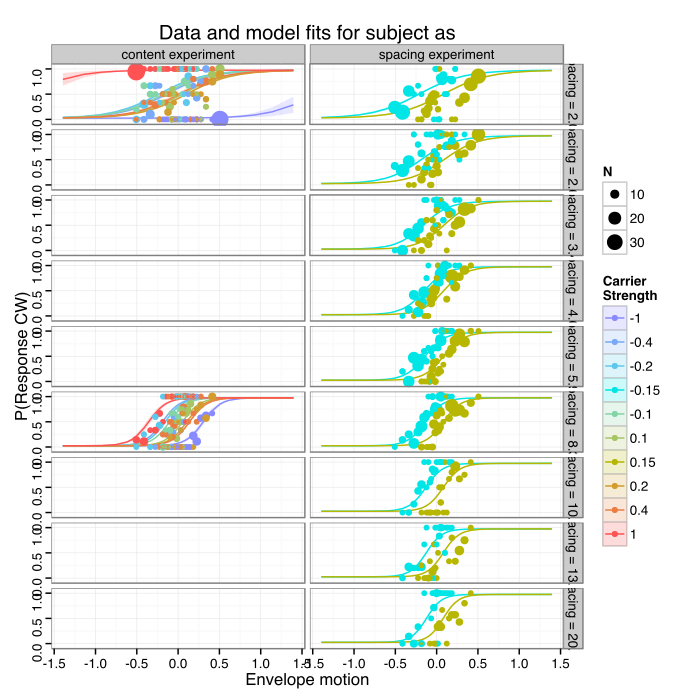

Source code (R):
suppressPackageStartupMessages({
  library(plyr)
  library(ggplot2)
  library(vadr)
  library(psyphy)
  library(gnm)
  library(grid)
})

theme_set(theme_bw())
use_unicode=TRUE
source("scales.R")
source("library.R")
#suppressMessages(loadfonts())
#quartz.options(family="MS Gothic")
#pdf.options(family="MS Gothic")

match_df <- function(...) suppressMessages(plyr::match_df(...))
seq_range <- function(range, ...) seq(from=range[[1]], to=range[[2]], ...)
`%++%` <- paste0
splits <- c("subject", "content", "exp_type", "target_number_all",
            "target_number_shown", "spacing", "eccentricity", "bias")

makePredictions <-
  function(model, data=model$data,
           splits=c("subject", "content", "exp_type", "target_number_all",
             "target_number_shown", "spacing", "eccentricity", "bias"),
           ordinate = "displacement",
           ordinate.values = sample.displacement,
           fold=FALSE
           ) {
    r <- range(data[ordinate])
    if(fold) data <- refold(data, TRUE)
    sampling <- merge(unique(data[splits %-% ordinate]),
                      quickdf(structure(list(ordinate.values),
                                        names=ordinate)),
                      by.x=c(), by.y=c())
    #chunk up predictions... gnm has some O(n^2) memory usage bullshit going on
    #with making predictions on binary data, so predict 1000 trials at a time
    #(tested faster than 500 or 2000)
    pred <- lapply(
      # if folding we need to average left-fold and right-fold trials
      if (fold) list(sampling, fold_trials(sampling, TRUE)) else list(sampling),
      function(sampling) {
        sampling <- recast_data(sampling)
        .nrow <- nrow(sampling); .chunksize <- 1000
        sampling <- mutate(sampling, .chunk=floor(seq_len(.nrow)/.chunksize))
        ddply(sampling, ".chunk",
              function(chunk) {
                pred <- predict(model, newdata=chunk,
                                type="response", se.fit=TRUE)
                cbind(chunk, pred[1:2])
              })
      })
    out <- pred[[1]]
    if(fold) {
      out$fit <- (pred[[1]]$fit + (1-pred[[2]]$fit))/2
      out$se.fit <- (pred[[1]]$se.fit + pred[[2]]$se.fit)/sqrt(2)
      out
    } else out
  }

plotPredictions <- function(...) {
  predictions = makePredictions(...)
  prediction_layer(predictions)
}

#perhaps make this go using predict_from_model.df
plot_fit <- function(model, subject=model$data$subject[1],
                     style=c("bubble", "binned"), fold=FALSE, data=model$data, ...) {
  style <- match.arg(style)
  subdata <- match_df(data,
                      data.frame(subject=subject, stringsAsFactors=FALSE),
                      on="subject")
  switch(style, bubble = {
    plotdata <- mkrates(refold(subdata, fold=fold))
  }, binned = {
    plotdata <- bin_along_resid(model, subdata,
                                "response", splits, "displacement", fold=fold)
  })
  print((ggplot(plotdata)
         + displacement_scale
         + proportion_scale
         + content_color_scale
         + facet_spacing_experiment
         + plotPredictions(model, data=data, fold=fold, ...)
         + geom_point()
         + (switch(style, bubble=balloon, binned=geom_point()))
         + labs(title = "Data and model fits for subject " %++% subject)
         ))
}

#Our model has one term nonlinear in the spacing-dependent
#sensitivity to displacement and to direction content.
#This defines the response to displacement.
displacementTerm <<- (nonlinearTerm(cs, beta_dx)(spacing, displacement)
                      ((2 - 2/(1+exp(-cs/spacing))) * beta_dx * displacement))

infile <- "data.Rdata"
grid <- "motion_energy.csv"
outfile <- "slopeModel.RData"
plot <- "slopeModel.pdf"

main <- function(infile = "data.RData", grid = "motion_energy.csv",
                 outfile = "slopeModel.RData", plot="slopeModel.pdf") {

  load(infile, envir = e <- new.env())
  motion.energy <- add_energies(read.csv(grid))

  bind[sample.displacement, sample.content, sample.spacing] <- (
    chain(motion.energy, subset(grid==TRUE),
          mutate(spacing=target_number_all * 2*pi/eccentricity),
          .[c("displacement", "content", "spacing")],
          lapply(unique), lapply(sort)))
  sample.displacement <<- sample.displacement
  sample.content <<- sample.content
  sample.spacing <<- sample.spacing

  #use only subjects whose number of trials exceed 2000
  chain(e$data
        , subset(exp_type %in% c("spacing", "content"))
        , do.rename(folding=FALSE)
        , mutate(bias=1)
        , match_df(., subset(count(., "subject"), freq>2000), on="subject")
        # , attach_motion_energy(motion.energy)
        # mutate the displacement to avoid wagon wheel (this will need done anyway)
        , mutate(data, displacement=wrap(displacement, spacing))
        ) -> data

  #count trials in each condition. While keeping motion energy
  #information, this kills speed. Might do binning instead.
  rates <- mkrates(data)

  formula <- (  cbind(n_cw, n_ccw)
              ~ displacementTerm(spacing, displacement,
                                 start=c(cs=4, beta_dx=14))
              + content
              + I(content*abs(content))
              + I(1/spacing):content
              + bias - 1 #"bias" set to 0 to predict folded data (but a
              # better way to predict folded data is to predict both
              # directions then average)
              )
  family <- binomial(link=logit.2asym(g=0.025, lam=0.025))

  #fit models to each subject.
  models <- dlply(rates, "subject", function(chunk) {
    cat("fitting subject ", chunk$subject[1], "\n")
    gnm(formula, family=family, data=chunk)
  })
  model.df <- data.frame(model = I(models), subject=names(models))

  save(model.df, models, displacementTerm, formula, family,
       sample.displacement, sample.content, sample.spacing, file=outfile)

  #plot the models
  cairo_pdf(plot, onefile=TRUE)
  (mapply %<<% model.df)(function(model, subject) {
    cat("plotting subject ", as.character(subject), "\n")
    plot_fit(model)
    #tryCatch(plot_fit(model), error=function(x) warning(x))
  })
  dev.off()

  #this is where we might make some 3d plots. Or contour plots along
  #different axes.

  #draw some random simulations of coefficients.  plot where the
  #coefficients of the models are (with confidence ellipses?)

  #compare that with the coefficients gleaned empirically from
  #number/density data.

  #make the point that there is no pooling, comparing slopes of 2, 4,
  #and 6 elements on screen. Somehow also average the data across
  #subjects, too?

  #and this makes interesting plots that show us about the model
  #properties???
  plot_curves(models)
}

plot_curves <- function(models, prefix="../writing/inset_") {
  #plot interesting curves from each model (one per subject.)
  #plot curves in a way that is informative when included in a figure file.

  allData <- ldply(models, `[[`, "data")

  m <- models$pbm

  # first we show the decay of spacing with sensitivity. We mark it
  # with the critical spacing.
  # another way to get at this is to run a prediction.
  sensitivity_data <-
    expand.grid(spacing=seq(0, 10, len=200), content=0, bias=1)

  sensitivity_data <-
    cbind(sensitivity_data,
          s=(predict(m,  data.frame(sensitivity_data, displacement=0.5) )
             -predict(m, data.frame(sensitivity_data, displacement=-0.5))))
  sensitivity_plot <- (
    ggplot(sensitivity_data)
    + aes(x=spacing, y=s)
    + geom_line()
    + scale_x_continuous("Spacing", limits=c(0, 10),
                         breaks = c(0, m$coefficients["cs"], 10),
                         labels = c(0, "cs", 10))
    + scale_y_continuous("Position sensitivity", limits= c(0, m$coefficients["beta_dx"]),
                         breaks = c(0, m$coefficients["beta_dx"]),
                         labels = expression(0, beta[0])
                         )
        )
  cairo_pdf(file=paste(prefix, "sensitivity.pdf", sep=""),
            width=3, height=2)
  print(sensitivity_plot)
  dev.off()

  #another way to get at this is to run a prediction.
  bias_all_data <-
      expand.grid(spacing=seq %()% c(range(allData$spacing), len=200),
                  content=0.2, displacement=0, bias=1)
  bias_all_data <- cbind(bias_all_data, p=predict(m, bias_all_data, type="response")
                         )
  bias_all_data %<~% transform(target_number_all = 2*pi*20/3/spacing)

  bias_all_plot <- (
    ggplot(bias_all_data)
    + proportion_scale
    + aes(x=spacing)
    + geom_line()
    + geom_ribbon(aes(ymin=pmin(0.5, p), ymax=p), color=NA, fill="green", alpha=0.5)
    + geom_ribbon(aes(ymin=p, ymax=pmax(0.5,p)), color=NA, fill="red", alpha=0.5)
    )
  cairo_pdf(file=paste(prefix, "all_bias.pdf", sep=""),
            width=3, height=2)
  print(bias_all_plot)
  dev.off()

  #another way to look at it is to plot the bias (instead of the scaled plot)
  bias_all_data$localbias <- predict(m, bias_all_data)
  bias_all_plot2 <- (
    ggplot(bias_all_data)
    + aes(y = localbias)
    + scale_y_continuous("Bias")
    + aes(x=spacing)
    + geom_line()
    + geom_ribbon(aes(ymin=pmin(0, localbias), ymax=localbias), color=NA, fill="green", alpha=0.5)
    + geom_ribbon(aes(ymin=localbias, ymax=pmax(0,localbias)), color=NA, fill="red", alpha=0.5)
    + coord_cartesian(ylim=c(-5,20))
    )
  cairo_pdf(file=paste(prefix, "all_bias2.pdf", sep=""), width=3, height=2)
  print(bias_all_plot2)
  dev.off()

  carrier_sensitivity_plot <- (
    ggplot(bias_all_data)
    + aes(y=localbias, x=target_number_all)
    + scale_y_continuous("Carrier sensitivity", labels=NULL)
    + scale_x_continuous("No. elements")
    + geom_line()
    )
  cairo_pdf(file=paste(prefix, "carrier.pdf", sep=""), width=3, height=2)
  print(carrier_sensitivity_plot)
  dev.off()

  #and for my last trick some plot of the distant bias
  wide_content_data <-
      expand.grid(content = seq(-1, 1, len=200), spacing=10,
                  displacement=0, bias=1)
  wide_content_data <- cbind(wide_content_data,
                             localbias=predict(m, wide_content_data)
                             - predict(m, mutate(wide_content_data,
                                                 content=-content)))
  wide_content_plot <- (
    ggplot(wide_content_data)
    + geom_line()
    + aes(y = localbias)
    + scale_y_continuous("Bias", labels=replace_arrows)
    + aes(x=content)
    + scale_x_continuous(name="Direction content (at 10 degrees spacing)",
                         labels=newline_arrows, expand=c(0,0))
    + geom_ribbon(aes(
      ymin=ifelse(content>0, pmin(0, localbias), 0),
      ymax=ifelse(content>0, 0,             pmax(0, localbias))),
                  color=NA, fill="red", alpha=0.5)
    + geom_ribbon(aes(
      ymin=ifelse(content>0, pmax(0, bias), 0),
      ymax=ifelse(content>0, 0,             pmin(0, localbias))),
                  color=NA, fill="green", alpha=0.5)
    )
  cairo_pdf(file=paste(prefix, "wide_content.pdf", sep=""), width=3, height=2)
  print(wide_content_plot)
  dev.off()

  #the effect of direction content at wide spacing (set dx = 0, spacing = 10)

  #plot sensitivity as a function of spacing for all subjects.
  #just going to...
}

as.names <- function(names, value=missing_value()) {
  x <- replicate(length(names), value)
  names(x) <- names
  x
}

extract.nonlin.function <- function(nonlin.term) {
  eval(template(function( .a=...(nonlin.term$predictors),
                          .b=...(as.names(nonlin.term$variables)))
    {
       .(parse(text=nonlin.term$term(names(nonlin.term$predictors),
                        nonlin.term$variables ))[[1]])
    }
    ), parent.frame())
}

FALSE && {

  #just thinking here about wagon-wheel effects. Probably pointless

  periodic_arg <<- function(displacement, spacing)
    ((displacement - (spacing)) %% (2*spacing) - (spacing))

  periodic_mix <<- function(x, f, spacing)
    (f(periodic_arg(x, spacing)) * (cos(pi*x/spacing/2))^2
     + f(periodic_arg(x + spacing, spacing)) * (sin(x*pi/spacing/2))^2
     )

  #curve(periodic_mix(x, function(x) plogis(x/4), 5), -2.5, 2.5)
  periodized_displacement <- function(d, beta, spacing)
    qlogis(periodic_mix(d, function(x) plogis(beta*x), spacing))

  curve(periodized_displacement(x, 40, 2), -1.5, 1.5)

}

FALSE && {
  #try using motion energy (and normalized motion energy) instead of
  #direction content in the model...
  #I think this turns out to be a bust.
  motion.energy.formula <-
    update(formula,
           . ~ .
           + I(contrast_diff/spacing) - I(1/spacing):content
           + contrast_diff - content
           + I(contrast_diff * abs(contrast_diff)) - I(content * abs(content))
           )

  motion.energy.models <- dlply(data, "subject", function(chunk) {
    cat("fitting subject ", chunk$subject[1],  "\n")
    motion_energy_model(gnm(motion.energy.formula, family=family, data=chunk),
                        motion.energy)
  })

  motion.energy.model.df <-
    data.frame(model=I(motion.energy.models), subject=names(models))
  #compare the models by residual deviance (smaller is better)
  #Positive numbers are better here.
  ddply(merge(model.df, motion.energy.model.df,
              by="subject", suffixes=c(".content", ".energy")), "subject",
        summarize, difference = (extractAIC(model.content[[1]])[[2]]
                                 - extractAIC(model.energy[[1]])[[2]]))

  #well, that's weird, it made things worse according to the
  #AIC. You know what, maybe if I plot the fit it will shed some light.
  dev.set(2)
  plot_fit(model.df[["jb", "model"]], style="bubble")
  dev.set(3)
  plot_fit(motion.energy.model.df[["jb", "model"]], style="bubble")
}

run_as_command()
